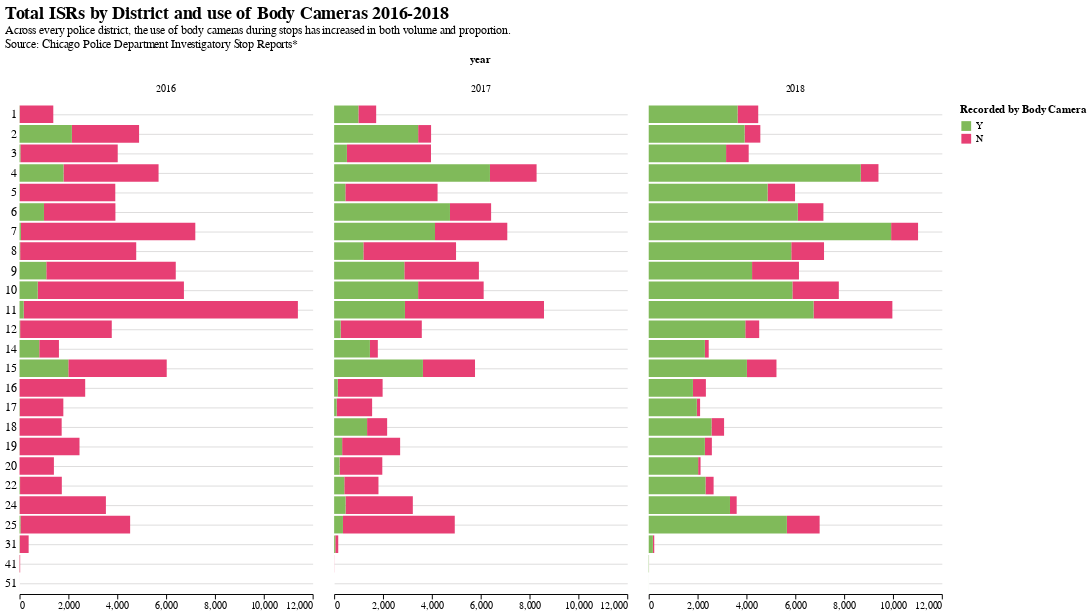

Source (notebook cell):
### Code cell
isrs_district_camera['DISTRICT'] = isrs_district_camera['DISTRICT'].astype(int).astype(str)
alt.Chart(isrs_district_camera).mark_bar().encode(
    column='year',
    x='isrs',
    y=alt.Y('DISTRICT', sort=['1', '2', '3', '4', '5', '6', '7', '8', '9', '10', '11', '12',
                '13', '14', '15', '16', '17', '18', '19', '20', '21', '22',
                '23', '24', '25', '31', '41', '51']),
    color=alt.Color('BODY_CAMERA_I', scale=alt.Scale(
            domain=['Y', 'N'],
            range=['#80BA5A', '#E73F74']),
            title="Recorded by Body Camera")
).properties(
title={
  "text": ["Total ISRs by District and use of Body Cameras 2016-2018"], 
  "subtitle": ["Across every police district, the use of body cameras during stops has increased in both volume and proportion.",
               "Source: Chicago Police Department Investigatory Stop Reports*"]
}
)

### Figure 1 — Vega-Lite specification as saved in the notebook (floating-point values rounded to 4 significant figures; data arrays with more than 128 entries replaced by an {"elided": "..."} marker saying what was removed)
{"config": {"title": {"fontSize": 18, "font": "Helvetica", "anchor": "start", "fontColor": "#000000"}, "axisX": {"domain": true, "domainColor": "#000000", "grid": false, "labelFont": "Helvetica", "tickColor": "#000000", "tickSize": 5, "titleFont": "Helvetica", "title": "X Axis Title (units)", "stroke": "transparent"}, "axisY": {"domain": false, "grid": true, "gridColor": "#DEDDDD", "gridWidth": 1, "labelFont": "Helvetica", "labelFontSize": 12, "labelAngle": 0, "ticks": false, "titleFont": "Helvetica", "titleFontSize": 12, "titlePadding": 10, "title": "Y Axis Title (units)", "titleAngle": 0, "titleY": -10, "titleX": 18}, "range": {"category": ["#7F3C8D", "#11A579", "#3969AC", "#F2B701", "#E73F74", "#80BA5A", "#E68310", "#008695", "#CF1C90", "#f97b72", "#4b4b8f", "#A5AA99"], "diverging": ["#80ba5a", "#8fb15d", "#a3a462", "#b19865", "#bf8969", "#c3846a", "#cd766d", "#d36d6e", "#e15072", "#ea3475"]}, "view": {"stroke": "transparent"}}, "data": {"name": "data-09f22ff2445c855a91040c43ba766431"}, "mark": "bar", "encoding": {"color": {"type": "nominal", "field": "BODY_CAMERA_I", "scale": {"domain": ["Y", "N"], "range": ["#80BA5A", "#E73F74"]}, "title": "Recorded by Body Camera"}, "column": {"type": "quantitative", "field": "year"}, "x": {"type": "quantitative", "field": "isrs"}, "y": {"type": "nominal", "field": "DISTRICT", "sort": ["1", "2", "3", "4", "5", "6", "7", "8", "9", "10", "11", "12", "13", "14", "15", "16", "17", "18", "19", "20", "21", "22", "23", "24", "25", "31", "41", "51"]}}, "title": {"text": ["Total ISRs by District and use of Body Cameras 2016-2018"], "subtitle": ["Across every police district, the use of body cameras during stops has increased in both volume and proportion.", "Source: Chicago Police Department Investigatory Stop Reports*"]}, "$schema": "https://vega.github.io/schema/vega-lite/v4.0.2.json", "datasets": {"data-09f22ff2445c855a91040c43ba766431": {"elided": "144 records"}}}
